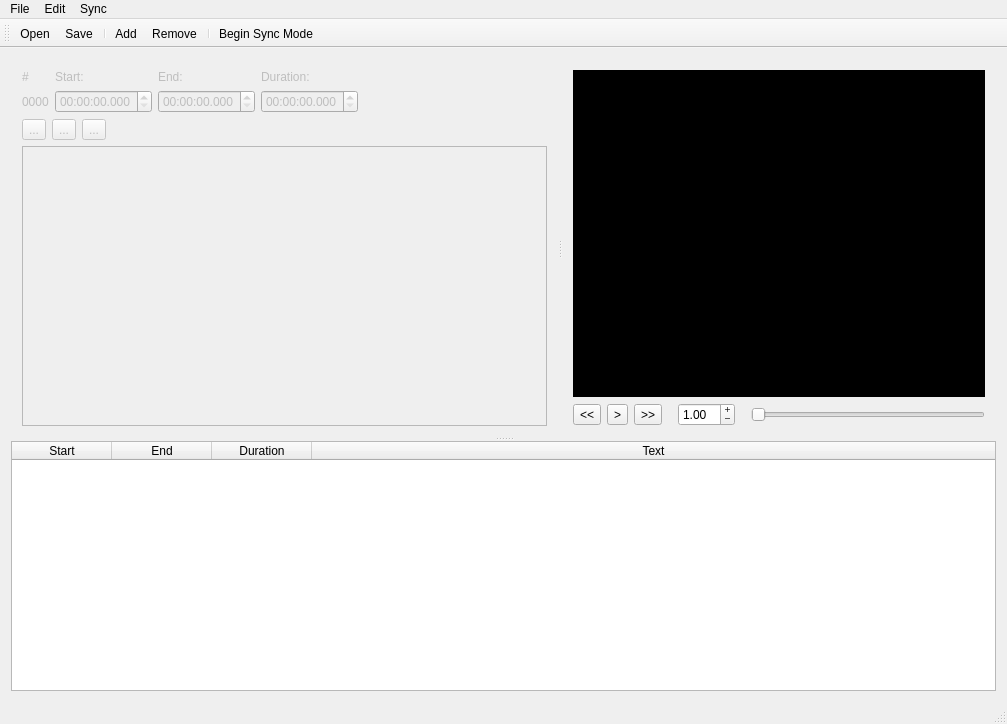
<?xml version="1.0" encoding="UTF-8"?>
<ui version="4.0">
 <class>MainWindow</class>
 <widget class="QMainWindow" name="MainWindow">
  <property name="geometry">
   <rect>
    <x>0</x>
    <y>0</y>
    <width>1007</width>
    <height>724</height>
   </rect>
  </property>
  <property name="windowTitle">
   <string>MainWindow</string>
  </property>
  <widget class="QWidget" name="centralWidget">
   <layout class="QVBoxLayout" name="verticalLayout_3">
    <item>
     <widget class="QSplitter" name="splitter_2">
      <property name="orientation">
       <enum>Qt::Vertical</enum>
      </property>
      <widget class="QSplitter" name="splitter">
       <property name="orientation">
        <enum>Qt::Horizontal</enum>
       </property>
       <widget class="QWidget" name="wdgSubtitle" native="true">
        <property name="enabled">
         <bool>false</bool>
        </property>
        <layout class="QVBoxLayout" name="verticalLayout_4">
         <item>
          <layout class="QGridLayout" name="gridLayout">
           <item row="0" column="2">
            <widget class="QLabel" name="label_2">
             <property name="text">
              <string>End:</string>
             </property>
            </widget>
           </item>
           <item row="1" column="3">
            <widget class="QTimeEdit" name="edtStDuration">
             <property name="displayFormat">
              <string>HH:mm:ss.zzz</string>
             </property>
            </widget>
           </item>
           <item row="1" column="2">
            <widget class="QTimeEdit" name="edtStEnd">
             <property name="displayFormat">
              <string>HH:mm:ss.zzz</string>
             </property>
            </widget>
           </item>
           <item row="0" column="3">
            <widget class="QLabel" name="label_3">
             <property name="text">
              <string>Duration:</string>
             </property>
            </widget>
           </item>
           <item row="0" column="1">
            <widget class="QLabel" name="label">
             <property name="text">
              <string>Start:</string>
             </property>
            </widget>
           </item>
           <item row="1" column="4">
            <spacer name="horizontalSpacer_4">
             <property name="orientation">
              <enum>Qt::Horizontal</enum>
             </property>
             <property name="sizeHint" stdset="0">
              <size>
               <width>0</width>
               <height>0</height>
              </size>
             </property>
            </spacer>
           </item>
           <item row="1" column="1">
            <widget class="QTimeEdit" name="edtStStart">
             <property name="displayFormat">
              <string>HH:mm:ss.zzz</string>
             </property>
            </widget>
           </item>
           <item row="0" column="0">
            <widget class="QLabel" name="label_4">
             <property name="text">
              <string>#</string>
             </property>
            </widget>
           </item>
           <item row="1" column="0">
            <widget class="QLabel" name="lblStNumber">
             <property name="styleSheet">
              <string notr="true">font-family: &quot;Courier New&quot;;</string>
             </property>
             <property name="text">
              <string>0000</string>
             </property>
            </widget>
           </item>
          </layout>
         </item>
         <item>
          <layout class="QVBoxLayout" name="verticalLayout_2">
           <item>
            <layout class="QHBoxLayout" name="horizontalLayout_2">
             <item>
              <widget class="QToolButton" name="toolButton_6">
               <property name="text">
                <string>...</string>
               </property>
              </widget>
             </item>
             <item>
              <widget class="QToolButton" name="toolButton_7">
               <property name="text">
                <string>...</string>
               </property>
              </widget>
             </item>
             <item>
              <widget class="QToolButton" name="toolButton_8">
               <property name="text">
                <string>...</string>
               </property>
              </widget>
             </item>
             <item>
              <spacer name="horizontalSpacer_3">
               <property name="orientation">
                <enum>Qt::Horizontal</enum>
               </property>
               <property name="sizeHint" stdset="0">
                <size>
                 <width>40</width>
                 <height>20</height>
                </size>
               </property>
              </spacer>
             </item>
            </layout>
           </item>
           <item>
            <widget class="QTextEdit" name="edtStText"/>
           </item>
          </layout>
         </item>
        </layout>
       </widget>
       <widget class="QWidget" name="layoutWidget">
        <layout class="QVBoxLayout" name="verticalLayout" stretch="1,0">
         <item>
          <widget class="VideoSubtitleWidget" name="wdgVideo" native="true">
           <property name="autoFillBackground">
            <bool>false</bool>
           </property>
           <property name="styleSheet">
            <string notr="true">background-color: rgb(0, 0, 0);</string>
           </property>
          </widget>
         </item>
         <item>
          <layout class="QHBoxLayout" name="horizontalLayout" stretch="0,0,0,0,0,0,1">
           <item>
            <widget class="QToolButton" name="btnBackward">
             <property name="text">
              <string>&lt;&lt;</string>
             </property>
            </widget>
           </item>
           <item>
            <widget class="QToolButton" name="btnPlay">
             <property name="text">
              <string>&gt;</string>
             </property>
            </widget>
           </item>
           <item>
            <widget class="QToolButton" name="btnFoward">
             <property name="text">
              <string>&gt;&gt;</string>
             </property>
            </widget>
           </item>
           <item>
            <spacer name="horizontalSpacer">
             <property name="orientation">
              <enum>Qt::Horizontal</enum>
             </property>
             <property name="sizeHint" stdset="0">
              <size>
               <width>10</width>
               <height>0</height>
              </size>
             </property>
            </spacer>
           </item>
           <item>
            <widget class="QDoubleSpinBox" name="spiSpeed">
             <property name="buttonSymbols">
              <enum>QAbstractSpinBox::PlusMinus</enum>
             </property>
             <property name="singleStep">
              <double>1.000000000000000</double>
             </property>
             <property name="value">
              <double>1.000000000000000</double>
             </property>
            </widget>
           </item>
           <item>
            <spacer name="horizontalSpacer_2">
             <property name="orientation">
              <enum>Qt::Horizontal</enum>
             </property>
             <property name="sizeHint" stdset="0">
              <size>
               <width>10</width>
               <height>0</height>
              </size>
             </property>
            </spacer>
           </item>
           <item>
            <widget class="QSlider" name="sliProgress">
             <property name="orientation">
              <enum>Qt::Horizontal</enum>
             </property>
            </widget>
           </item>
          </layout>
         </item>
        </layout>
       </widget>
      </widget>
      <widget class="QTableWidget" name="tblSubtitles">
       <property name="editTriggers">
        <set>QAbstractItemView::NoEditTriggers</set>
       </property>
       <property name="alternatingRowColors">
        <bool>true</bool>
       </property>
       <property name="selectionBehavior">
        <enum>QAbstractItemView::SelectRows</enum>
       </property>
       <attribute name="horizontalHeaderStretchLastSection">
        <bool>true</bool>
       </attribute>
       <column>
        <property name="text">
         <string>Start</string>
        </property>
       </column>
       <column>
        <property name="text">
         <string>End</string>
        </property>
       </column>
       <column>
        <property name="text">
         <string>Duration</string>
        </property>
       </column>
       <column>
        <property name="text">
         <string>Text</string>
        </property>
       </column>
      </widget>
     </widget>
    </item>
   </layout>
  </widget>
  <widget class="QMenuBar" name="menuBar">
   <property name="geometry">
    <rect>
     <x>0</x>
     <y>0</y>
     <width>1007</width>
     <height>22</height>
    </rect>
   </property>
   <widget class="QMenu" name="menuFile">
    <property name="title">
     <string>File</string>
    </property>
    <addaction name="actionOpen"/>
    <addaction name="actionSave"/>
    <addaction name="actionSave_As"/>
    <addaction name="actionQuit"/>
   </widget>
   <widget class="QMenu" name="menuEdit">
    <property name="title">
     <string>Edit</string>
    </property>
    <addaction name="actionAdd"/>
    <addaction name="actionRemove"/>
   </widget>
   <widget class="QMenu" name="menuSync">
    <property name="title">
     <string>Sync</string>
    </property>
    <addaction name="actionBegin_Sync_Mode"/>
   </widget>
   <addaction name="menuFile"/>
   <addaction name="menuEdit"/>
   <addaction name="menuSync"/>
  </widget>
  <widget class="QToolBar" name="mainToolBar">
   <attribute name="toolBarArea">
    <enum>TopToolBarArea</enum>
   </attribute>
   <attribute name="toolBarBreak">
    <bool>false</bool>
   </attribute>
   <addaction name="actionOpen"/>
   <addaction name="actionSave"/>
   <addaction name="separator"/>
   <addaction name="actionAdd"/>
   <addaction name="actionRemove"/>
   <addaction name="separator"/>
   <addaction name="actionBegin_Sync_Mode"/>
  </widget>
  <widget class="QStatusBar" name="statusBar"/>
  <action name="actionOpen">
   <property name="text">
    <string>Open...</string>
   </property>
  </action>
  <action name="actionSave">
   <property name="text">
    <string>Save</string>
   </property>
  </action>
  <action name="actionSave_As">
   <property name="text">
    <string>Save As...</string>
   </property>
  </action>
  <action name="actionQuit">
   <property name="text">
    <string>Quit</string>
   </property>
  </action>
  <action name="actionAdd">
   <property name="text">
    <string>Add</string>
   </property>
  </action>
  <action name="actionRemove">
   <property name="text">
    <string>Remove</string>
   </property>
  </action>
  <action name="actionBegin_Sync_Mode">
   <property name="text">
    <string>Begin Sync Mode</string>
   </property>
  </action>
 </widget>
 <layoutdefault spacing="6" margin="11"/>
 <customwidgets>
  <customwidget>
   <class>VideoSubtitleWidget</class>
   <extends>QWidget</extends>
   <header>view/videosubtitlewidget.h</header>
   <container>1</container>
  </customwidget>
 </customwidgets>
 <resources/>
 <connections/>
</ui>
